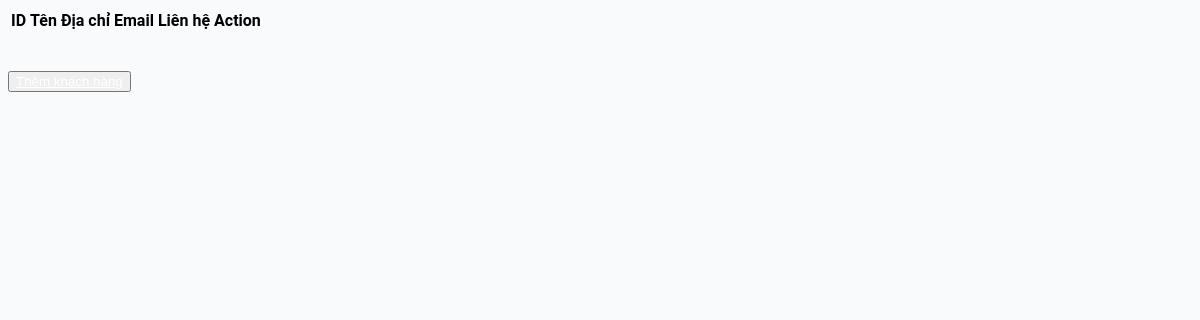
Before: /hienthidanhsachkhachhang/ with the older database file.
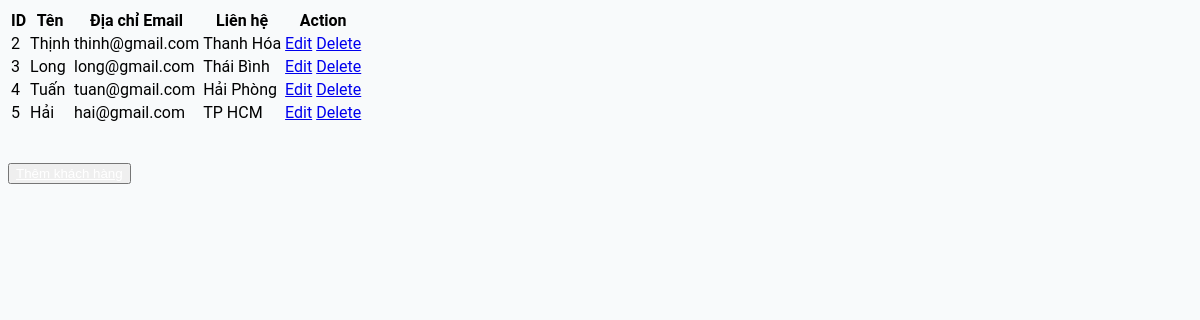
After: the same page with the newer database file.
### account/models.py (models this page shows)
class User(AbstractUser):
    la_khachhang = models.BooleanField(default=False)
    la_nhanvien= models.BooleanField(default=False)
    makhachhang = models.CharField(max_length=100, default='')
    madinhdanh = models.CharField(max_length=100, default='')
    motanoidungyeucau = models.CharField(max_length=100,default='')
    soluongkhaosat = models.IntegerField(default=0)
    socaukhaosat = models.IntegerField(default=0)
    password_ro = models.CharField(max_length=100)
    sodienthoai = models.CharField(max_length=12)
    diachi = models.CharField(max_length=100)

### account/views.py (the view)
# urls.py: path('hienthidanhsachkhachhang/', views.hienThiDanhSachKhachHang, name='path_hienthidanhsachkhachhang'),
def hienThiDanhSachKhachHang(request):
    khachhang = User.objects.filter(la_khachhang=1)
    return render(request,"khachhang/hienthi.html",{'khachhang':khachhang})

### templates/khachhang/hienthi.html (shortened to what this page needs)
<!DOCTYPE html>
<html lang="en">
<head>
    {% load static %}
    <link rel="stylesheet" href="{% static 'css/style.css' %}">
</head>
<body>
    <table>
        <thead>
            <tr>
                <th>ID</th>
                <th>Tên</th>
                <th>Địa chỉ Email</th>
                <th>Liên hệ</th>
                <th>Action</th>
            </tr>
        </thead>
        <tbody>
            {% for i in khachhang %}
            <tr>
                <td>{{i.id}}</td>
                <td>{{i.last_name}}</td>
                <td>{{i.email}}</td>
                <td>{{i.diachi}}</td>
                <td>
                    <a href="/edit/{{i.id}}">Edit</a>
                    <a href="/delete/{{i.id}}">Delete</a>
                </td>
            </tr>
            {% endfor %}
        </tbody>
    </table>
    <br>
    <br>
    <button><a style="color:white;" href="{% url 'path_themkhachhang' %}">Thêm khách hàng</a></button>
</body>
</html>

### static/css/style.css (style rules this page uses)
body { font-family: "Roboto", sans-serif; background-color: #f8fafb; }
a { -webkit-transition: .3s all ease; -o-transition: .3s all ease; transition: .3s all ease; }

Changed rows visible on the page:
added User: id "2", last_name "Thịnh", email "thinh@gmail.com", diachi "Thanh Hóa"
added User: id "3", last_name "Long", email "long@gmail.com", diachi "Thái Bình"
added User: id "4", last_name "Tuấn", email "tuan@gmail.com", diachi "Hải Phòng"
added User: id "5", last_name "Hải", email "hai@gmail.com", diachi "TP HCM"
